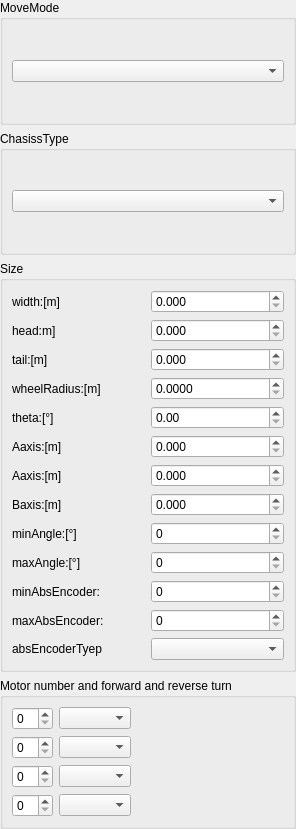
<?xml version="1.0" encoding="UTF-8"?>
<ui version="4.0">
 <class>WidgetRectRobotModelSetting</class>
 <widget class="QWidget" name="WidgetRectRobotModelSetting">
  <property name="geometry">
   <rect>
    <x>0</x>
    <y>0</y>
    <width>296</width>
    <height>829</height>
   </rect>
  </property>
  <property name="windowTitle">
   <string>Form</string>
  </property>
  <layout class="QVBoxLayout" name="verticalLayout_3">
   <property name="leftMargin">
    <number>0</number>
   </property>
   <property name="topMargin">
    <number>0</number>
   </property>
   <property name="rightMargin">
    <number>0</number>
   </property>
   <property name="bottomMargin">
    <number>0</number>
   </property>
   <item>
    <widget class="QGroupBox" name="groupBox">
     <property name="title">
      <string>MoveMode</string>
     </property>
     <layout class="QHBoxLayout" name="horizontalLayout_20">
      <property name="topMargin">
       <number>9</number>
      </property>
      <property name="bottomMargin">
       <number>9</number>
      </property>
      <item>
       <widget class="customComboBox" name="comboBox_moveType"/>
      </item>
     </layout>
    </widget>
   </item>
   <item>
    <widget class="QGroupBox" name="groupBox_2">
     <property name="title">
      <string>ChasissType</string>
     </property>
     <layout class="QHBoxLayout" name="horizontalLayout_21">
      <property name="leftMargin">
       <number>9</number>
      </property>
      <property name="topMargin">
       <number>9</number>
      </property>
      <property name="rightMargin">
       <number>9</number>
      </property>
      <property name="bottomMargin">
       <number>9</number>
      </property>
      <item>
       <widget class="customComboBox" name="comboBox_chassisType"/>
      </item>
     </layout>
    </widget>
   </item>
   <item>
    <widget class="QGroupBox" name="groupBox_3">
     <property name="title">
      <string>Size</string>
     </property>
     <layout class="QVBoxLayout" name="verticalLayout">
      <item>
       <layout class="QHBoxLayout" name="horizontalLayout">
        <item>
         <widget class="QLabel" name="label_width">
          <property name="text">
           <string>width:[m]</string>
          </property>
         </widget>
        </item>
        <item>
         <widget class="customDoubleSpinBox" name="doubleSpinBox_width">
          <property name="decimals">
           <number>3</number>
          </property>
         </widget>
        </item>
       </layout>
      </item>
      <item>
       <layout class="QHBoxLayout" name="horizontalLayout_2">
        <item>
         <widget class="QLabel" name="label_head">
          <property name="text">
           <string>head:m]</string>
          </property>
         </widget>
        </item>
        <item>
         <widget class="customDoubleSpinBox" name="doubleSpinBox_head">
          <property name="decimals">
           <number>3</number>
          </property>
         </widget>
        </item>
       </layout>
      </item>
      <item>
       <layout class="QHBoxLayout" name="horizontalLayout_3">
        <item>
         <widget class="QLabel" name="label_tail">
          <property name="text">
           <string>tail:[m]</string>
          </property>
         </widget>
        </item>
        <item>
         <widget class="customDoubleSpinBox" name="doubleSpinBox_tail">
          <property name="decimals">
           <number>3</number>
          </property>
         </widget>
        </item>
       </layout>
      </item>
      <item>
       <layout class="QHBoxLayout" name="horizontalLayout_4">
        <item>
         <widget class="QLabel" name="label_wheelRadius">
          <property name="text">
           <string>wheelRadius:[m]</string>
          </property>
         </widget>
        </item>
        <item>
         <widget class="customDoubleSpinBox" name="doubleSpinBox_wheelRadius">
          <property name="decimals">
           <number>4</number>
          </property>
         </widget>
        </item>
       </layout>
      </item>
      <item>
       <layout class="QHBoxLayout" name="horizontalLayout_5">
        <item>
         <widget class="QLabel" name="label_firstWheel_delta_angle_toPostiveDirction">
          <property name="text">
           <string>theta:[°]</string>
          </property>
         </widget>
        </item>
        <item>
         <widget class="customDoubleSpinBox" name="doubleSpinBox_firstWheel_delta_angle_toPostiveDirction"/>
        </item>
       </layout>
      </item>
      <item>
       <layout class="QHBoxLayout" name="horizontalLayout_16">
        <item>
         <widget class="QLabel" name="label_wheel_corePoint_distance">
          <property name="text">
           <string>Aaxis:[m]</string>
          </property>
         </widget>
        </item>
        <item>
         <widget class="customDoubleSpinBox" name="doubleSpinBox_corePoint_distance">
          <property name="decimals">
           <number>3</number>
          </property>
         </widget>
        </item>
       </layout>
      </item>
      <item>
       <layout class="QHBoxLayout" name="horizontalLayout_6">
        <item>
         <widget class="QLabel" name="label_Aaxis">
          <property name="text">
           <string>Aaxis:[m]</string>
          </property>
         </widget>
        </item>
        <item>
         <widget class="customDoubleSpinBox" name="doubleSpinBox_Aaxis">
          <property name="decimals">
           <number>3</number>
          </property>
         </widget>
        </item>
       </layout>
      </item>
      <item>
       <layout class="QHBoxLayout" name="horizontalLayout_7">
        <item>
         <widget class="QLabel" name="label_Baxis">
          <property name="text">
           <string>Baxis:[m]</string>
          </property>
         </widget>
        </item>
        <item>
         <widget class="customDoubleSpinBox" name="doubleSpinBox_Baxis">
          <property name="decimals">
           <number>3</number>
          </property>
         </widget>
        </item>
       </layout>
      </item>
      <item>
       <layout class="QHBoxLayout" name="horizontalLayout_8">
        <item>
         <widget class="QLabel" name="label_steer_angle_min">
          <property name="text">
           <string>minAngle:[°]</string>
          </property>
         </widget>
        </item>
        <item>
         <widget class="customSpinBox" name="spinBox_steer_angle_min"/>
        </item>
       </layout>
      </item>
      <item>
       <layout class="QHBoxLayout" name="horizontalLayout_9">
        <item>
         <widget class="QLabel" name="label_steer_angle_max">
          <property name="text">
           <string>maxAngle:[°]</string>
          </property>
         </widget>
        </item>
        <item>
         <widget class="customSpinBox" name="spinBox_steer_angle_max"/>
        </item>
       </layout>
      </item>
      <item>
       <layout class="QHBoxLayout" name="horizontalLayout_10">
        <item>
         <widget class="QLabel" name="label_absEncoderRange_min">
          <property name="text">
           <string>minAbsEncoder:</string>
          </property>
         </widget>
        </item>
        <item>
         <widget class="customSpinBox" name="spinBox_absEncoderRange_min"/>
        </item>
       </layout>
      </item>
      <item>
       <layout class="QHBoxLayout" name="horizontalLayout_11">
        <item>
         <widget class="QLabel" name="label_absEncoderRange_max">
          <property name="text">
           <string>maxAbsEncoder:</string>
          </property>
         </widget>
        </item>
        <item>
         <widget class="customSpinBox" name="spinBox_absEncoderRange_max"/>
        </item>
       </layout>
      </item>
      <item>
       <layout class="QHBoxLayout" name="horizontalLayout_12">
        <item>
         <widget class="QLabel" name="label_absEncoderType">
          <property name="text">
           <string>absEncoderTyep</string>
          </property>
         </widget>
        </item>
        <item>
         <widget class="customComboBox" name="comboBox_absEncoderType"/>
        </item>
       </layout>
      </item>
     </layout>
    </widget>
   </item>
   <item>
    <widget class="QGroupBox" name="groupBox_4">
     <property name="title">
      <string>Motor number and forward and reverse turn</string>
     </property>
     <layout class="QVBoxLayout" name="verticalLayout_2">
      <item>
       <widget class="QWidget" name="widget_driver1" native="true">
        <layout class="QHBoxLayout" name="horizontalLayout_13">
         <property name="leftMargin">
          <number>0</number>
         </property>
         <property name="topMargin">
          <number>0</number>
         </property>
         <property name="rightMargin">
          <number>0</number>
         </property>
         <property name="bottomMargin">
          <number>0</number>
         </property>
         <item>
          <widget class="customSpinBox" name="spinBox_ID1"/>
         </item>
         <item>
          <widget class="customComboBox" name="comboBox_inverse1"/>
         </item>
         <item>
          <spacer name="horizontalSpacer">
           <property name="orientation">
            <enum>Qt::Horizontal</enum>
           </property>
           <property name="sizeHint" stdset="0">
            <size>
             <width>84</width>
             <height>20</height>
            </size>
           </property>
          </spacer>
         </item>
        </layout>
       </widget>
      </item>
      <item>
       <widget class="QWidget" name="widget_driver2" native="true">
        <layout class="QHBoxLayout" name="horizontalLayout_14">
         <property name="leftMargin">
          <number>0</number>
         </property>
         <property name="topMargin">
          <number>0</number>
         </property>
         <property name="rightMargin">
          <number>0</number>
         </property>
         <property name="bottomMargin">
          <number>0</number>
         </property>
         <item>
          <widget class="customSpinBox" name="spinBox_ID2"/>
         </item>
         <item>
          <widget class="customComboBox" name="comboBox_inverse2"/>
         </item>
         <item>
          <spacer name="horizontalSpacer_2">
           <property name="orientation">
            <enum>Qt::Horizontal</enum>
           </property>
           <property name="sizeHint" stdset="0">
            <size>
             <width>40</width>
             <height>20</height>
            </size>
           </property>
          </spacer>
         </item>
        </layout>
       </widget>
      </item>
      <item>
       <widget class="QWidget" name="widget_driver3" native="true">
        <layout class="QHBoxLayout" name="horizontalLayout_15">
         <property name="leftMargin">
          <number>0</number>
         </property>
         <property name="topMargin">
          <number>0</number>
         </property>
         <property name="rightMargin">
          <number>0</number>
         </property>
         <property name="bottomMargin">
          <number>0</number>
         </property>
         <item>
          <widget class="customSpinBox" name="spinBox_ID3"/>
         </item>
         <item>
          <widget class="customComboBox" name="comboBox_inverse3"/>
         </item>
         <item>
          <spacer name="horizontalSpacer_3">
           <property name="orientation">
            <enum>Qt::Horizontal</enum>
           </property>
           <property name="sizeHint" stdset="0">
            <size>
             <width>40</width>
             <height>20</height>
            </size>
           </property>
          </spacer>
         </item>
        </layout>
       </widget>
      </item>
      <item>
       <widget class="QWidget" name="widget_driver4" native="true">
        <layout class="QHBoxLayout" name="horizontalLayout_19">
         <property name="leftMargin">
          <number>0</number>
         </property>
         <property name="topMargin">
          <number>0</number>
         </property>
         <property name="rightMargin">
          <number>0</number>
         </property>
         <property name="bottomMargin">
          <number>0</number>
         </property>
         <item>
          <widget class="customSpinBox" name="spinBox_ID4"/>
         </item>
         <item>
          <widget class="customComboBox" name="comboBox_inverse4"/>
         </item>
         <item>
          <spacer name="horizontalSpacer_7">
           <property name="orientation">
            <enum>Qt::Horizontal</enum>
           </property>
           <property name="sizeHint" stdset="0">
            <size>
             <width>40</width>
             <height>20</height>
            </size>
           </property>
          </spacer>
         </item>
        </layout>
       </widget>
      </item>
     </layout>
    </widget>
   </item>
  </layout>
 </widget>
 <customwidgets>
  <customwidget>
   <class>customComboBox</class>
   <extends>QComboBox</extends>
   <header>ModelCustomWidget.h</header>
  </customwidget>
  <customwidget>
   <class>customDoubleSpinBox</class>
   <extends>QDoubleSpinBox</extends>
   <header>ModelCustomWidget.h</header>
  </customwidget>
  <customwidget>
   <class>customSpinBox</class>
   <extends>QSpinBox</extends>
   <header>ModelCustomWidget.h</header>
  </customwidget>
 </customwidgets>
 <resources/>
 <connections/>
</ui>
